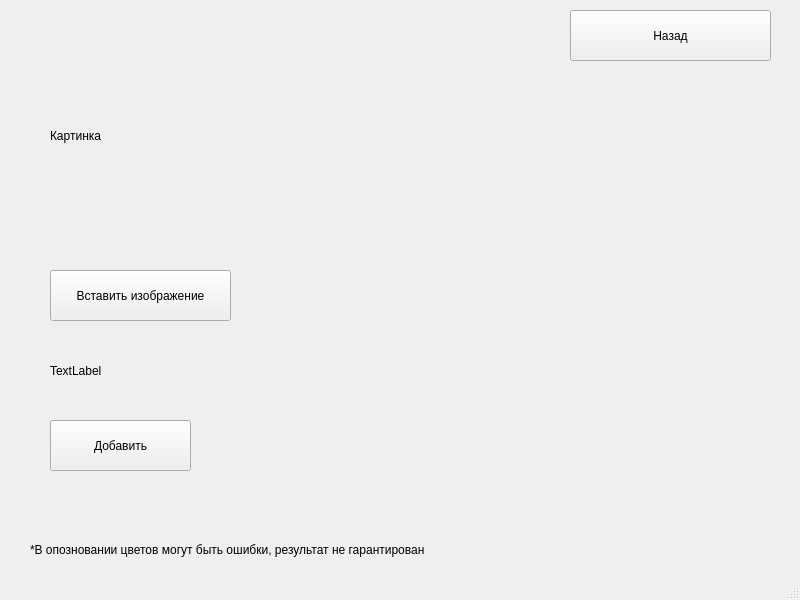
<?xml version="1.0" encoding="UTF-8"?>
<ui version="4.0">
 <class>MainWindow</class>
 <widget class="QMainWindow" name="MainWindow">
  <property name="geometry">
   <rect>
    <x>0</x>
    <y>0</y>
    <width>800</width>
    <height>600</height>
   </rect>
  </property>
  <property name="windowTitle">
   <string>MainWindow</string>
  </property>
  <widget class="QWidget" name="centralwidget">
   <widget class="QLabel" name="label">
    <property name="geometry">
     <rect>
      <x>30</x>
      <y>540</y>
      <width>401</width>
      <height>20</height>
     </rect>
    </property>
    <property name="text">
     <string>*В опозновании цветов могут быть ошибки, результат не гарантирован</string>
    </property>
   </widget>
   <widget class="QPushButton" name="pushButton">
    <property name="geometry">
     <rect>
      <x>50</x>
      <y>270</y>
      <width>181</width>
      <height>51</height>
     </rect>
    </property>
    <property name="text">
     <string>Вставить изображение</string>
    </property>
   </widget>
   <widget class="QLabel" name="label_2">
    <property name="geometry">
     <rect>
      <x>50</x>
      <y>10</y>
      <width>441</width>
      <height>251</height>
     </rect>
    </property>
    <property name="text">
     <string>Картинка</string>
    </property>
   </widget>
   <widget class="QLabel" name="label_3">
    <property name="geometry">
     <rect>
      <x>50</x>
      <y>350</y>
      <width>121</width>
      <height>41</height>
     </rect>
    </property>
    <property name="text">
     <string>TextLabel</string>
    </property>
   </widget>
   <widget class="QPushButton" name="pushButton_2">
    <property name="geometry">
     <rect>
      <x>50</x>
      <y>420</y>
      <width>141</width>
      <height>51</height>
     </rect>
    </property>
    <property name="text">
     <string>Добавить</string>
    </property>
   </widget>
   <widget class="QPushButton" name="pushButton_3">
    <property name="geometry">
     <rect>
      <x>570</x>
      <y>10</y>
      <width>201</width>
      <height>51</height>
     </rect>
    </property>
    <property name="text">
     <string>Назад</string>
    </property>
   </widget>
  </widget>
  <widget class="QMenuBar" name="menubar">
   <property name="geometry">
    <rect>
     <x>0</x>
     <y>0</y>
     <width>800</width>
     <height>21</height>
    </rect>
   </property>
  </widget>
  <widget class="QStatusBar" name="statusbar"/>
 </widget>
 <resources/>
 <connections/>
</ui>
